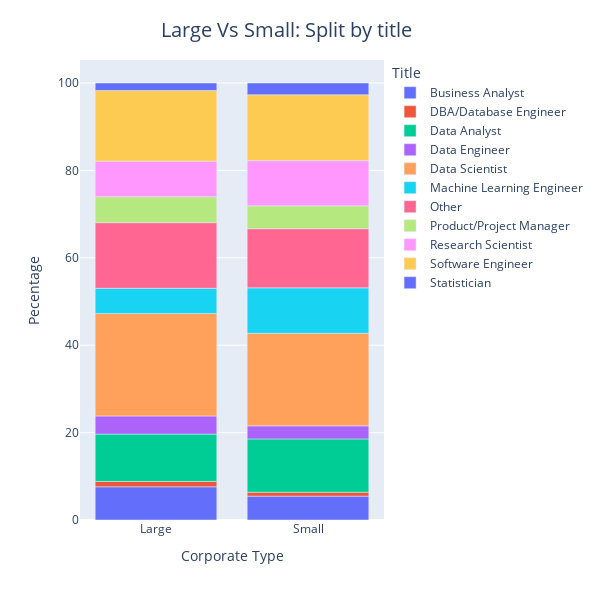

Notebook cell for this chart:
### Markdown cell above
**Are there any difference in titles?**<br>
Answer is we see no big difference in the title used.

### Code cell
df_title = df.groupby(['corp_type','Q5'], as_index=False).size()

df_title = df_title.pivot(index='Q5',columns='corp_type',values='size')
df_title ['Large']=df_title ['big']/df_title['big'].sum()*100
df_title ['Small']=df_title ['small']/df_title['small'].sum()*100
df_title .reset_index(inplace=True)
df_title =df_title [['Q5', 'Large', 'Small']]
df_title =pd.melt(df_title ,id_vars='Q5', value_name='percent')

fig = px.bar(df_title, x="corp_type", y="percent", color="Q5" ,
    width = 600,
    height = 600)

fig.update_layout(legend_title_text = "Title")
fig.update_xaxes(title_text="Corporate Type")
fig.update_yaxes(title_text="Pecentage")

large_title_format = "<span style='font-size:20px; '>Large Vs Small: Split by title</span>"

fig.add_annotation(dict(
                            x= 1.1,
                            y=1.1,
                            showarrow=False,
                            text= large_title_format + "<br><br>" ,
                            textangle=0,
                            xref="paper",
                            yref="paper"
                           ))
fig.show()

### Figure 1 — Plotly figure (JSON) as saved in the notebook; plotly's stock layout.template omitted (floating-point values rounded to 4 significant figures)
{"data": [{"alignmentgroup": "True", "hovertemplate": "Q5=Business Analyst<br>corp_type=%{x}<br>percent=%{y}<extra></extra>", "legendgroup": "Business Analyst", "marker": {"color": "#636efa", "pattern": {"shape": ""}}, "name": "Business Analyst", "offsetgroup": "Business Analyst", "orientation": "v", "showlegend": true, "textposition": "auto", "type": "bar", "x": ["Large", "Small"], "xaxis": "x", "y": [7.598, 5.463], "yaxis": "y"}, {"alignmentgroup": "True", "hovertemplate": "Q5=DBA/Database Engineer<br>corp_type=%{x}<br>percent=%{y}<extra></extra>", "legendgroup": "DBA/Database Engineer", "marker": {"color": "#EF553B", "pattern": {"shape": ""}}, "name": "DBA/Database Engineer", "offsetgroup": "DBA/Database Engineer", "orientation": "v", "showlegend": true, "textposition": "auto", "type": "bar", "x": ["Large", "Small"], "xaxis": "x", "y": [1.222, 0.8851], "yaxis": "y"}, {"alignmentgroup": "True", "hovertemplate": "Q5=Data Analyst<br>corp_type=%{x}<br>percent=%{y}<extra></extra>", "legendgroup": "Data Analyst", "marker": {"color": "#00cc96", "pattern": {"shape": ""}}, "name": "Data Analyst", "offsetgroup": "Data Analyst", "orientation": "v", "showlegend": true, "textposition": "auto", "type": "bar", "x": ["Large", "Small"], "xaxis": "x", "y": [10.83, 12.21], "yaxis": "y"}, {"alignmentgroup": "True", "hovertemplate": "Q5=Data Engineer<br>corp_type=%{x}<br>percent=%{y}<extra></extra>", "legendgroup": "Data Engineer", "marker": {"color": "#ab63fa", "pattern": {"shape": ""}}, "name": "Data Engineer", "offsetgroup": "Data Engineer", "orientation": "v", "showlegend": true, "textposition": "auto", "type": "bar", "x": ["Large", "Small"], "xaxis": "x", "y": [4.147, 2.987], "yaxis": "y"}, {"alignmentgroup": "True", "hovertemplate": "Q5=Data Scientist<br>corp_type=%{x}<br>percent=%{y}<extra></extra>", "legendgroup": "Data Scientist", "marker": {"color": "#FFA15A", "pattern": {"shape": ""}}, "name": "Data Scientist", "offsetgroup": "Data Scientist", "orientation": "v", "showlegend": true, "textposition": "auto", "type": "bar", "x": ["Large", "Small"], "xaxis": "x", "y": [23.44, 21.19], "yaxis": "y"}, {"alignmentgroup": "True", "hovertemplate": "Q5=Machine Learning Engineer<br>corp_type=%{x}<br>percent=%{y}<extra></extra>", "legendgroup": "Machine Learning Engineer", "marker": {"color": "#19d3f3", "pattern": {"shape": ""}}, "name": "Machine Learning Engineer", "offsetgroup": "Machine Learning Engineer", "orientation": "v", "showlegend": true, "textposition": "auto", "type": "bar", "x": ["Large", "Small"], "xaxis": "x", "y": [5.777, 10.39], "yaxis": "y"}, {"alignmentgroup": "True", "hovertemplate": "Q5=Other<br>corp_type=%{x}<br>percent=%{y}<extra></extra>", "legendgroup": "Other", "marker": {"color": "#FF6692", "pattern": {"shape": ""}}, "name": "Other", "offsetgroup": "Other", "orientation": "v", "showlegend": true, "textposition": "auto", "type": "bar", "x": ["Large", "Small"], "xaxis": "x", "y": [15.03, 13.54], "yaxis": "y"}, {"alignmentgroup": "True", "hovertemplate": "Q5=Product/Project Manager<br>corp_type=%{x}<br>percent=%{y}<extra></extra>", "legendgroup": "Product/Project Manager", "marker": {"color": "#B6E880", "pattern": {"shape": ""}}, "name": "Product/Project Manager", "offsetgroup": "Product/Project Manager", "orientation": "v", "showlegend": true, "textposition": "auto", "type": "bar", "x": ["Large", "Small"], "xaxis": "x", "y": [5.92, 5.241], "yaxis": "y"}, {"alignmentgroup": "True", "hovertemplate": "Q5=Research Scientist<br>corp_type=%{x}<br>percent=%{y}<extra></extra>", "legendgroup": "Research Scientist", "marker": {"color": "#FF97FF", "pattern": {"shape": ""}}, "name": "Research Scientist", "offsetgroup": "Research Scientist", "orientation": "v", "showlegend": true, "textposition": "auto", "type": "bar", "x": ["Large", "Small"], "xaxis": "x", "y": [8.15, 10.34], "yaxis": "y"}, {"alignmentgroup": "True", "hovertemplate": "Q5=Software Engineer<br>corp_type=%{x}<br>percent=%{y}<extra></extra>", "legendgroup": "Software Engineer", "marker": {"color": "#FECB52", "pattern": {"shape": ""}}, "name": "Software Engineer", "offsetgroup": "Software Engineer", "orientation": "v", "showlegend": true, "textposition": "auto", "type": "bar", "x": ["Large", "Small"], "xaxis": "x", "y": [16.18, 15.06], "yaxis": "y"}, {"alignmentgroup": "True", "hovertemplate": "Q5=Statistician<br>corp_type=%{x}<br>percent=%{y}<extra></extra>", "legendgroup": "Statistician", "marker": {"color": "#636efa", "pattern": {"shape": ""}}, "name": "Statistician", "offsetgroup": "Statistician", "orientation": "v", "showlegend": true, "textposition": "auto", "type": "bar", "x": ["Large", "Small"], "xaxis": "x", "y": [1.702, 2.697], "yaxis": "y"}], "layout": {"annotations": [{"showarrow": false, "text": "<span style='font-size:20px; '>Large Vs Small: Split by title</span><br><br>", "textangle": 0, "x": 1.1, "xref": "paper", "y": 1.1, "yref": "paper"}], "barmode": "relative", "height": 600, "legend": {"title": {"text": "Title"}, "tracegroupgap": 0}, "margin": {"t": 60}, "width": 600, "xaxis": {"anchor": "y", "domain": [0, 1], "title": {"text": "Corporate Type"}}, "yaxis": {"anchor": "x", "domain": [0, 1], "title": {"text": "Pecentage"}}}}
